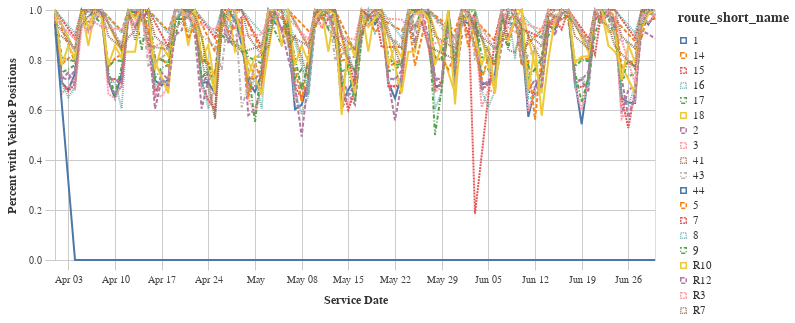

The cell this chart's notebook holds for it:
### Code cell
line = alt.Chart(rt_sched).mark_line().encode(
    x=alt.X('service_date', title=_dla_utils.labeling('service_date')),
    y=alt.Y('pct_w_vp', title=('Percent with Vehicle Positions')),
    color='route_short_name',
    strokeDash='route_short_name',
)
line_chart = styleguide.preset_chart_config(line)
line_chart = _dla_utils.add_tooltip(line_chart, 'route_short_name', 'pct_w_vp')
line_chart.properties(width=600)

### Figure 1 — Vega-Lite specification as saved in the notebook (floating-point values rounded to 4 significant figures; data arrays with more than 128 entries replaced by an {"elided": "..."} marker saying what was removed)
{"config": {"view": {"continuousWidth": 400, "continuousHeight": 300}, "axis": {"domainColor": "#cbcbcb", "grid": true, "gridColor": "#cbcbcb", "gridWidth": 1, "labelColor": "#474747", "labelFont": "Nunito Sans", "labelFontSize": 10, "labelPadding": 4, "tickColor": "#cbcbcb", "tickSize": 10, "titleColor": "#333", "titleFont": "Raleway", "titleFontSize": 12, "titlePadding": 10}, "axisBand": {"grid": false}, "background": "white", "font": "Raleway", "header": {"labelFont": "Nunito Sans", "titleFont": "Raleway"}, "legend": {"labelColor": "#333", "labelFont": "Nunito Sans", "labelFontSize": 11, "labelLimit": 0, "padding": 1, "symbolSize": 30, "symbolType": "square", "titleColor": "#333", "titleFont": "Raleway", "titleFontSize": 14, "titlePadding": 10}, "title": {"anchor": "middle", "font": "Raleway", "fontSize": 18, "fontWeight": 300, "offset": 20}}, "data": {"name": "data-d65cdabd112eabffd6eb98ba5e12dc4b"}, "mark": "line", "encoding": {"color": {"field": "route_short_name", "type": "nominal"}, "strokeDash": {"field": "route_short_name", "type": "nominal"}, "tooltip": [{"field": "route_short_name", "title": "Route Short Name", "type": "nominal"}, {"field": "pct_w_vp", "title": "Pct W Vp", "type": "quantitative"}], "x": {"field": "service_date", "title": "Service Date", "type": "temporal"}, "y": {"field": "pct_w_vp", "title": "Percent with Vehicle Positions", "type": "quantitative"}}, "height": 250, "width": 600, "$schema": "https://vega.github.io/schema/vega-lite/v4.17.0.json", "datasets": {"data-d65cdabd112eabffd6eb98ba5e12dc4b": {"elided": "1491 records"}}}
